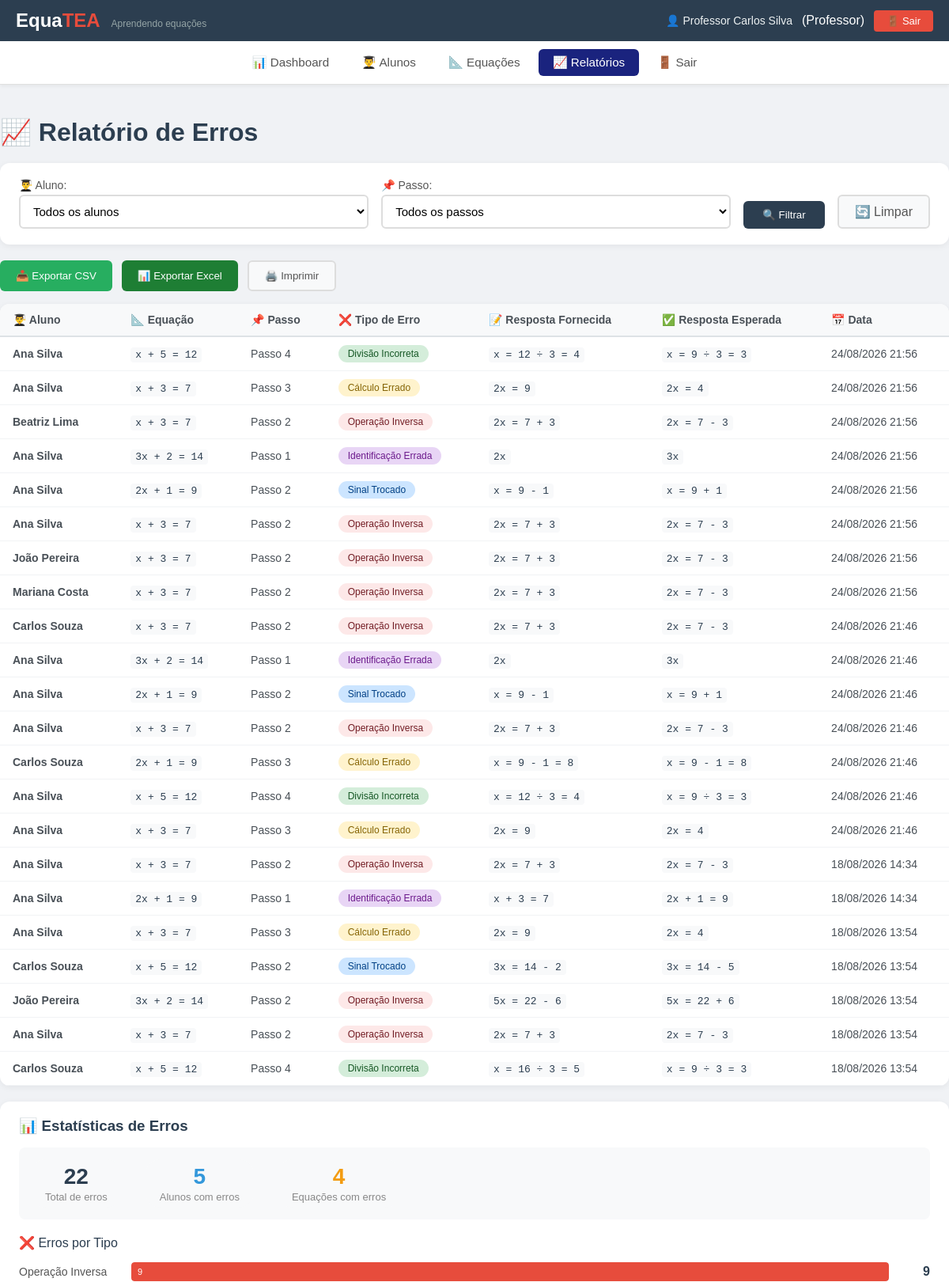
The app's page /index.php?view=relatorio (signed in, upper part), older data.
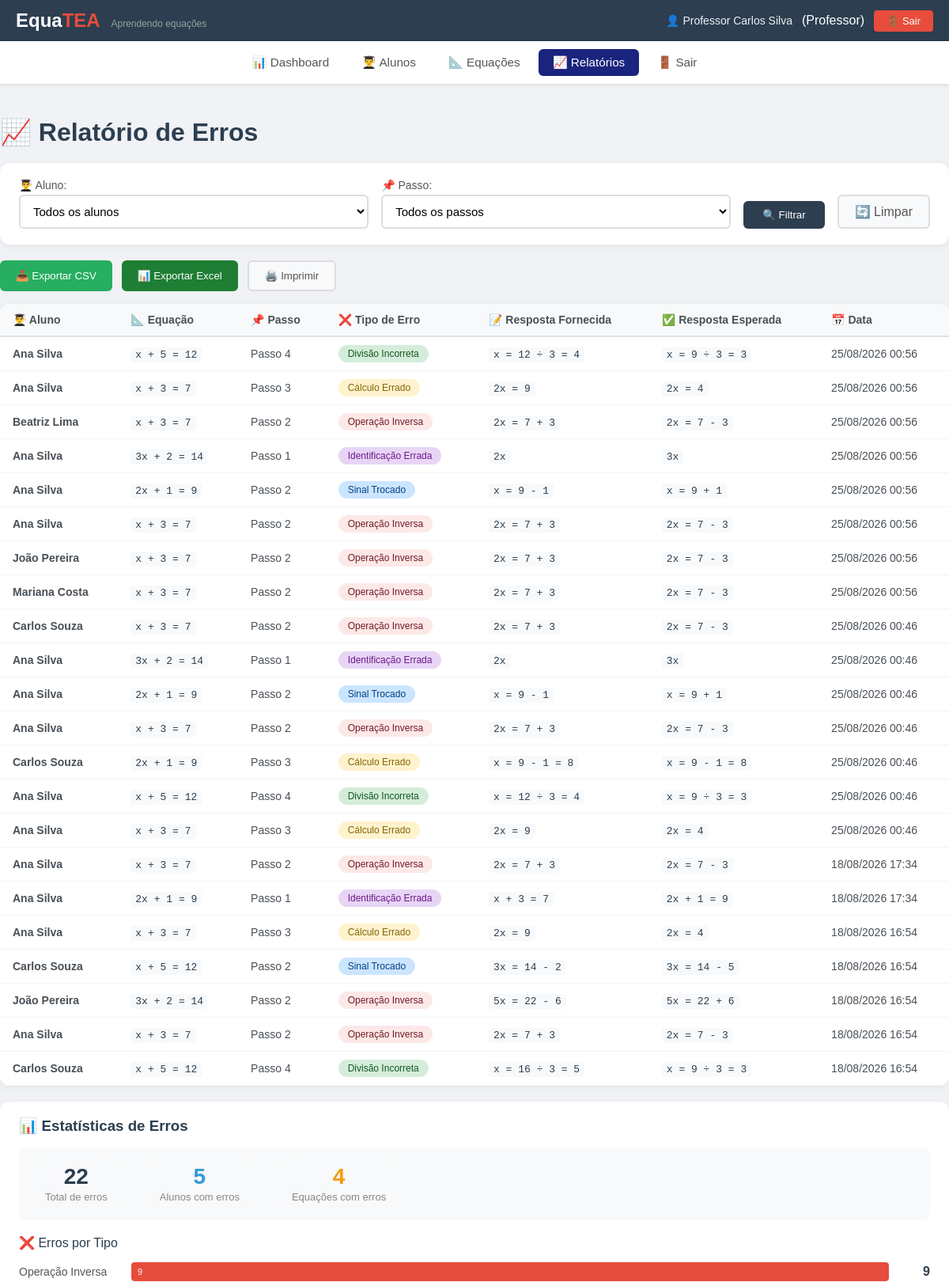
The same page, newer data.
### tables this page shows
CREATE TABLE `registro_erros` (
  `id` int(11) NOT NULL,
  `aluno_id` int(11) NOT NULL,
  `equacao_id` int(11) NOT NULL,
  `passo` tinyint(4) NOT NULL CHECK (`passo` between 1 and 4),
  `tipo_erro` enum('operacao_inversa','calculo_errado','sinal_trocado','divisao_incorreta','identificacao_errada','outro') NOT NULL,
  `resposta_fornecida` varchar(100) DEFAULT NULL,
  `resposta_esperada` varchar(100) DEFAULT NULL,
  `data_erro` timestamp NOT NULL DEFAULT current_timestamp()
);

CREATE TABLE `usuarios` (
  `id` int(11) NOT NULL,
  `nome` varchar(100) NOT NULL,
  `email` varchar(100) NOT NULL,
  `senha_hash` varchar(255) NOT NULL,
  `tipo_perfil` enum('aluno','professor') NOT NULL DEFAULT 'aluno',
  `data_cadastro` timestamp NOT NULL DEFAULT current_timestamp(),
  `ultimo_acesso` datetime DEFAULT NULL,
  `ativo` tinyint(1) DEFAULT 1
);

### app/config/Database.php (called while the page is built, shortened)
<?php
class Database
{
    private static $instance = null;
    private $conn;
    private $host = 'localhost';
    private $dbname = 'equatea_db';
    private $username = 'root';
    private $password = '';
    private function __construct()
    {
        try {
            $this->conn = new PDO(
                "mysql:host={$this->host};dbname={$this->dbname};charset=utf8mb4",
                $this->username,
                $this->password,
                [
                    PDO::ATTR_ERRMODE => PDO::ERRMODE_EXCEPTION,
                    PDO::ATTR_DEFAULT_FETCH_MODE => PDO::FETCH_ASSOC,
                    PDO::ATTR_EMULATE_PREPARES => false
                ]
            );
        } catch (PDOException $e) {
            die("Erro na conexão com o banco de dados: " . $e->getMessage());
        }
    }
    public static function getInstance()
    {
        if (self::$instance === null) {
            self::$instance = new self();
        }
        return self::$instance;
    }
    public function getConnection()
    {
        return $this->conn;
    }
}

### app/views/professor/relatorio.php (the view, shortened to what the changed rows need)
<?php
include_once __DIR__ . '/../partials/header.php';
?>
<main class="container relatorio-container">
    <h1>📈 Relatório de Erros</h1>
    <div class="tabela-wrapper">
        <table class="tabela-relatorio" id="tabela-relatorio">
            <thead>
                <tr>
                    <th>👨‍🎓 Aluno</th>
                    <th>📐 Equação</th>
                    <th>📌 Passo</th>
                    <th>❌ Tipo de Erro</th>
                    <th>📝 Resposta Fornecida</th>
                    <th>✅ Resposta Esperada</th>
                    <th>📅 Data</th>
                </tr>
            </thead>
            <tbody>
                <?php if (!empty($dados_relatorio) && is_array($dados_relatorio)): ?>
                    <?php foreach ($dados_relatorio as $r): ?>
                        <?php
                            $tipoErro = $r['tipo_erro'] ?? 'outro';
                            $tipoLabels = [
                                'operacao_inversa' => 'Operação Inversa',
                                'calculo_errado' => 'Cálculo Errado',
                                'sinal_trocado' => 'Sinal Trocado',
                                'divisao_incorreta' => 'Divisão Incorreta',
                                'identificacao_errada' => 'Identificação Errada',
                                'outro' => 'Outro'
                            ];
                            $tipoLabel = $tipoLabels[$tipoErro] ?? 'Outro';
                        ?>
                        <tr>
                            <td><strong><?php echo htmlspecialchars($r['aluno'] ?? 'N/A'); ?></strong></td>
                            <td><code><?php echo htmlspecialchars($r['equacao'] ?? 'N/A'); ?></code></td>
                            <td>Passo <?php echo $r['passo'] ?? '?'; ?></td>
                            <td>
                                <span class="badge-tipo-erro <?php echo $tipoErro; ?>">
                                    <?php echo $tipoLabel; ?>
                                </span>
                            </td>
                            <td>
                                <?php if (!empty($r['resposta_fornecida'])): ?>
                                    <code><?php echo htmlspecialchars($r['resposta_fornecida']); ?></code>
                                <?php else: ?>
                                    <span style="color: #999;">—</span>
                                <?php endif; ?>
                            </td>
                            <td>
                                <?php if (!empty($r['resposta_esperada'])): ?>
                                    <code><?php echo htmlspecialchars($r['resposta_esperada']); ?></code>
                                <?php else: ?>
                                    <span style="color: #999;">—</span>
                                <?php endif; ?>
                            </td>
                            <td><?php echo isset($r['data_erro']) ? date('d/m/Y H:i', strtotime($r['data_erro'])) : 'N/A'; ?></td>
                        </tr>
                    <?php endforeach; ?>
                <?php endif; ?>
            </tbody>
        </table>
    </div>
</main>
<?php include_once __DIR__ . '/../partials/footer.php'; ?>

Row changes from the older to the newer data that the page shows:
changed registro_erros (number 1 of 22 on the later page): data_erro "24/08/2026 21:56" → "25/08/2026 00:56"
changed registro_erros (number 2 of 22 on the later page): data_erro "24/08/2026 21:56" → "25/08/2026 00:56"
changed registro_erros "Beatriz Lima": data_erro "24/08/2026 21:56" → "25/08/2026 00:56"
changed registro_erros (number 4 of 22 on the later page): data_erro "24/08/2026 21:56" → "25/08/2026 00:56"
changed registro_erros (number 5 of 22 on the later page): data_erro "24/08/2026 21:56" → "25/08/2026 00:56"
changed registro_erros (number 6 of 22 on the later page): data_erro "24/08/2026 21:56" → "25/08/2026 00:56"
changed registro_erros (number 7 of 22 on the later page): data_erro "24/08/2026 21:56" → "25/08/2026 00:56"
changed registro_erros "Mariana Costa": data_erro "24/08/2026 21:56" → "25/08/2026 00:56"
changed registro_erros (number 9 of 22 on the later page): data_erro "24/08/2026 21:46" → "25/08/2026 00:46"
changed registro_erros (number 10 of 22 on the later page): data_erro "24/08/2026 21:46" → "25/08/2026 00:46"
changed registro_erros (number 11 of 22 on the later page): data_erro "24/08/2026 21:46" → "25/08/2026 00:46"
changed registro_erros (number 12 of 22 on the later page): data_erro "24/08/2026 21:46" → "25/08/2026 00:46"
changed registro_erros (number 13 of 22 on the later page): data_erro "24/08/2026 21:46" → "25/08/2026 00:46"
changed registro_erros (number 14 of 22 on the later page): data_erro "24/08/2026 21:46" → "25/08/2026 00:46"
changed registro_erros (number 15 of 22 on the later page): data_erro "24/08/2026 21:46" → "25/08/2026 00:46"
changed registro_erros (number 16 of 22 on the later page): data_erro "18/08/2026 14:34" → "18/08/2026 17:34"
changed registro_erros (number 17 of 22 on the later page): data_erro "18/08/2026 14:34" → "18/08/2026 17:34"
changed registro_erros (number 18 of 22 on the later page): data_erro "18/08/2026 13:54" → "18/08/2026 16:54"
changed registro_erros (number 19 of 22 on the later page): data_erro "18/08/2026 13:54" → "18/08/2026 16:54"
changed registro_erros (number 20 of 22 on the later page): data_erro "18/08/2026 13:54" → "18/08/2026 16:54"
changed registro_erros (number 21 of 22 on the later page): data_erro "18/08/2026 13:54" → "18/08/2026 16:54"
changed registro_erros (number 22 of 22 on the later page): data_erro "18/08/2026 13:54" → "18/08/2026 16:54"
